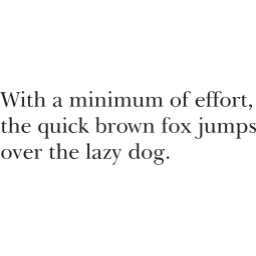
#> input picture research-img-recognition/img_testing/Ltype1.png, 256 x 256 px, found by its file name
$ python scaling.py
#> lines starting #> are read from the running program, lines starting #| are printed output that depends on the picture
import cv2
import numpy as np

def scale_text_image(image_path, scale_factor, target_size=(256, 256)):
    # Load grayscale image
#> called with scale_factor = 0.7, target_size = (256, 256)
    img = cv2.imread(image_path, cv2.IMREAD_GRAYSCALE)
#> img is the input picture: shape (256, 256); min 32, max 255, mean 247.6
    if img is None:
        raise FileNotFoundError(f"Image not found: {image_path}")

    h, w = img.shape
#> h = 256; w = 256

    # Resize text area by scale factor
    new_w, new_h = int(w * scale_factor), int(h * scale_factor)
#> new_w = 179; new_h = 179
    scaled_img = cv2.resize(img, (new_w, new_h), interpolation=cv2.INTER_AREA)
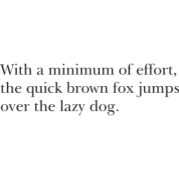
#> scaled_img: shape (179, 179); min 44, max 255, mean 247.6

    # Create white canvas of target size
    canvas = np.ones(target_size, dtype=np.uint8) * 255

    # Compute top-left corner for centering scaled image on canvas
    x_offset = (target_size[1] - new_w) // 2
#> x_offset = 38
    y_offset = (target_size[0] - new_h) // 2
#> y_offset = 38

    # Paste scaled image on canvas
    canvas[y_offset:y_offset+new_h, x_offset:x_offset+new_w] = scaled_img
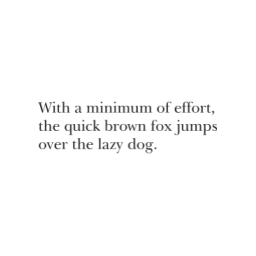
#> canvas: shape (256, 256); min 44, max 255, mean 251.4

    return canvas

from pathlib import Path

img = Path.cwd() / "img_testing" / 'Ltype1.png'
img256 = scale_text_image(img, scale_factor=0.7, target_size=(256, 256))
cv2.imwrite(str(Path.cwd() / "img_testing" / "scaled_img.png"), img256)
